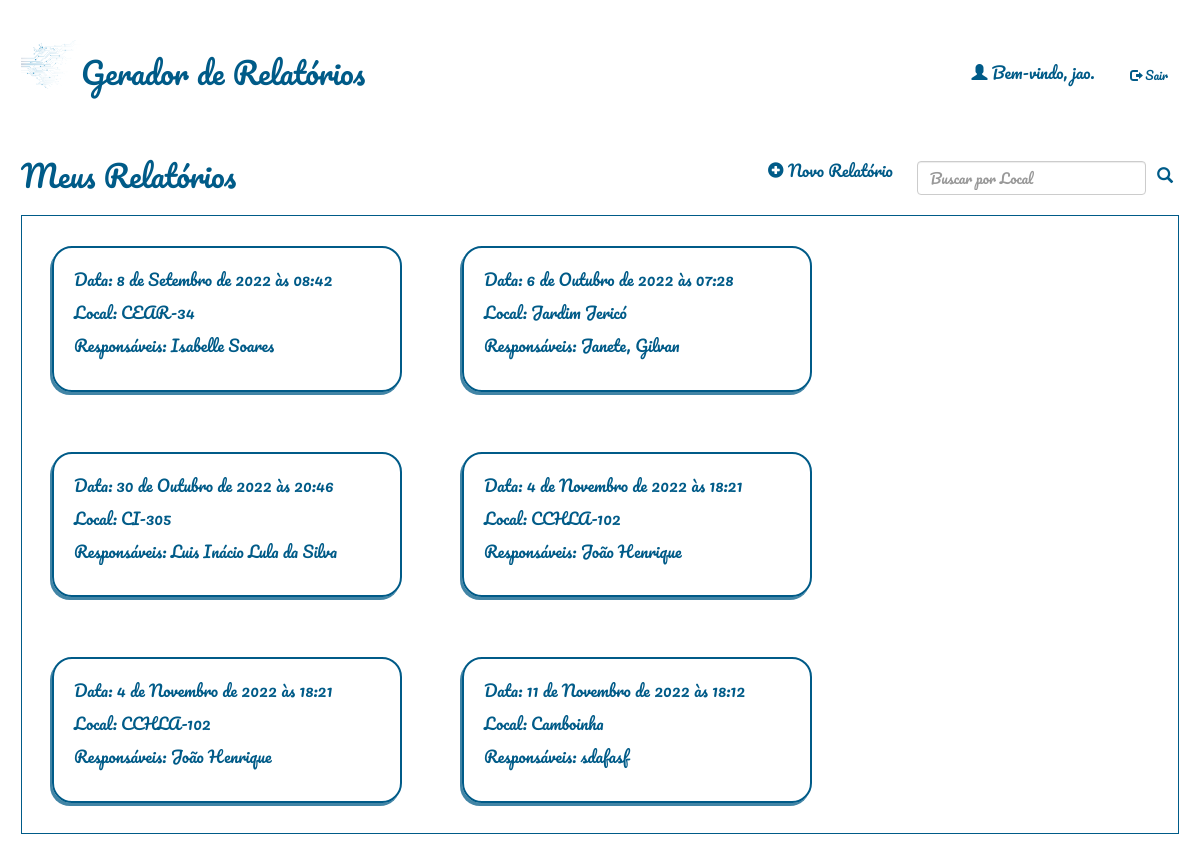
The app's page / (signed in), older data.
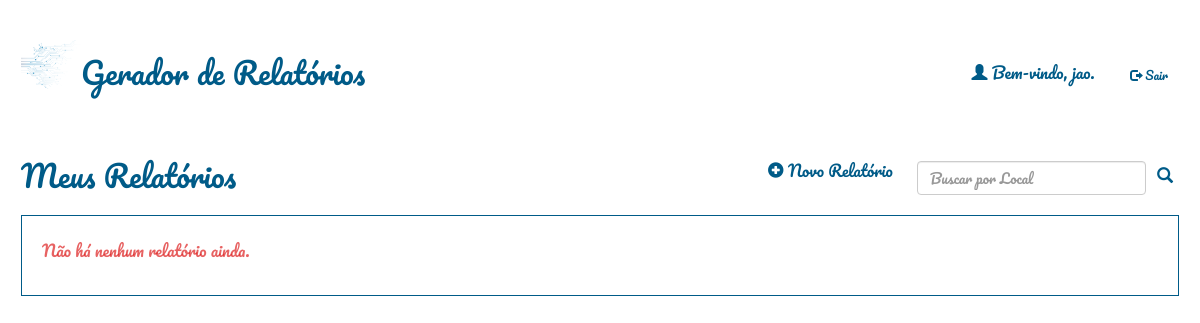
The same page, newer data.
### relatorio/models.py (models this page shows)
class Relatorio(models.Model):
    autor = models.ForeignKey(User, default=None, on_delete=models.CASCADE)
    data = models.DateTimeField()
    local = models.CharField(max_length=100)
    temperatura = models.IntegerField()
    clima = models.CharField(max_length=100)
    responsaveis = models.TextField(blank=True)
    qualiprof = models.CharField(max_length=100, default='')
    riscos = models.CharField(max_length=100, default='')
    equipamentos = models.CharField(max_length=100, default='')
    sinalizacao = models.CharField(max_length=100, default='')
    desligamento = models.CharField(max_length=4, default='')
    integridade = models.CharField(max_length=4, default='')
    dialogo = models.CharField(max_length=4, default='')
    curso_nr = models.CharField(max_length=4, default='')
    conferido = models.CharField(max_length=4, default='')
    delimitar_area = models.CharField(max_length=4, default='')
    auxconces = models.CharField(max_length=4, default='')
    tensao = models.CharField(max_length=4, default='')
    aterramento = models.CharField(max_length=4, default='')
    altura = models.CharField(max_length=4, default='')
    cinto_seg = models.CharField(max_length=4, default='')
    requi_seg = models.CharField(max_length=4, default='')
    reavaliacao = models.CharField(max_length=4, default='')
    tempambiente = models.CharField(max_length=100, default='')
    condambiente = models.CharField(max_length=100, default='')
    altitude = models.CharField(max_length=100, default='')
    presagua = models.CharField(max_length=100, default='')
    pressolidos = models.CharField(max_length=100, default='')
    pressubst = models.CharField(max_length=100, default='')
    solmecanicas = models.CharField(max_length=100, default='')
    presmofo = models.CharField(max_length=100, default='')
    presfauna = models.CharField(max_length=100, default='')
    infleletro = models.CharField(max_length=100, default='')
    radsolar = models.CharField(max_length=100, default='')
    descatm = models.CharField(max_length=100, default='')
    movdoar = models.CharField(max_length=100, default='')
    vento = models.CharField(max_length=100, default='')
    competencia = models.CharField(max_length=100, default='')
    reseletr = models.CharField(max_length=100, default='')
    contpessoas = models.CharField(max_length=100, default='')
    condfuga = models.CharField(max_length=100, default='')
    natmatpr = models.CharField(max_length=100, default='')
    natmatcons = models.CharField(max_length=100, default='')
    classestr = models.CharField(max_length=100, default='')
    documentacao = models.CharField(max_length=100, default='')
    ambientesofreu = models.CharField(max_length=100, default='')
    instalacaoinspecionada = models.CharField(max_length=100, default='')
    linhaseletricasdisp = models.CharField(max_length=100, default='')
    compinstalacao = models.CharField(max_length=100, default='')
    linhaseletricascorr = models.CharField(max_length=100, default='')
    tomadasdeforca = models.CharField(max_length=100, default='')
    qtdesufitomadas = models.CharField(max_length=100, default='')
    instlquadist = models.CharField(max_length=100, default='')
    novoscircuitos = models.CharField(max_length=100, default='')
    advquadist = models.CharField(max_length=100, default='')
    dispprotecaoident = models.CharField(max_length=100, default='')
    protcircuitos = models.CharField(max_length=100, default='')
    barramentoquadist = models.CharField(max_length=100, default='')
    bitola = models.CharField(max_length=100, default='')
    condutident = models.CharField(max_length=100, default='')
    disjundif = models.CharField(max_length=100, default='')
    dispprotecaosurtos = models.CharField(max_length=100, default='')
    servseguranca = models.CharField(max_length=100, default='')
    esqaterramento = models.CharField(max_length=100, default='')
    reservadeenergia = models.CharField(max_length=100, default='')
    fontseguranca = models.CharField(max_length=100, default='')
    paralelismo = models.CharField(max_length=100, default='')
    capbarramento = models.PositiveSmallIntegerField(default=0)
    protgeral = models.PositiveSmallIntegerField(default=0)
    protdr = models.PositiveSmallIntegerField(default=0)
    protdps = models.PositiveSmallIntegerField(default=0)
    vab = models.PositiveSmallIntegerField(default=0)
    van = models.PositiveSmallIntegerField(default=0)
    ia= models.PositiveSmallIntegerField(default=0)
    vbc = models.PositiveSmallIntegerField(default=0)
    vbn = models.PositiveSmallIntegerField(default=0)
    ib= models.PositiveSmallIntegerField(default=0)
    vca = models.PositiveSmallIntegerField(default=0)
    vcn = models.PositiveSmallIntegerField(default=0)
    ic= models.PositiveSmallIntegerField(default=0)
    continuidade = models.CharField(max_length=100, default='')
    resistencia = models.CharField(max_length=100, default='')
    selvpelv = models.CharField(max_length=100, default='')
    verificacao = models.CharField(max_length=100, default='')
    ensaiodetensao = models.CharField(max_length=100, default='')
    ensaiodefunc = models.CharField(max_length=100, default='')

### relatorio/views.py (the view)
# urls.py: path('', relatorio_views.relatorio_list, name="home"),
@login_required(login_url="/accounts/login/")
def relatorio_list(request):
    usuario = request.user
    if(request.method=='POST'):
        busca = request.POST['busca']
        relatorios = Relatorio.objects.filter(autor=usuario, local__contains=busca).order_by('data')
        return render(request, 'relatorio/relatorio_list.html', {'relatorios': relatorios, 'busca':busca})
    relatorios = Relatorio.objects.filter(autor=usuario).order_by('data')
    return render(request, 'relatorio/relatorio_list.html', {'relatorios': relatorios})

### relatorio/templates/relatorio/relatorio_list.html (shortened to what this page needs)
{% extends 'base_layout.html'%}
{% block content %}
    <header>
        <div class="meuscompromissosdiv">
            <h2>Meus Relatórios</h2>
        </div>
        <nav>
            <li>
                <a class="botao-icon" href="{% url 'relatorio:cria' %}">
                    <span class="glyphicon glyphicon-plus-sign"></span>
                    Novo Relatório
                </a>
            </li>
            <li>
                <form method=POST action="{% url 'home' %}" class="form-inline">
                    <input class="form-control me-2" type="search" placeholder="Buscar por Local" aria-label="Search" name="busca">
                    <button class="btn-outline-secondary" id="searchbutton" type="submit"><span class="glyphicon glyphicon-search"></span></button>
                </form>
            </li>
        </nav>
    </header>
    <div class="compromissos">
        {% if not relatorios %}
            {% if busca %}
                <br>
                <p style="margin-left: 20px;">  Sua busca por <span style="color:rgba(221, 33, 33, 0.705);">' {{ busca }} '</span> não encontrou resultados.</p>
                <br>
            {% else %}
                <br>
                <p style="margin-left: 20px; color:rgba(221, 33, 33, 0.705);">  Não há nenhum relatório ainda.</p>
                <br>
            {% endif %}
        {% else %}
            {% for relatorio in relatorios %}
            <a href="{% url 'relatorio:visualiza' rel_id=relatorio.id %}">
                <div class="compromisso">
                    <p>Data: {{ relatorio.data }}</p>
                    <p>Local: {{ relatorio.local }}</p>
                    <p class="obs">Responsáveis: {{ relatorio.responsaveis }}</p>
                </div>
            </a>
            {% endfor %}
        {% endif %}
        </div>
{% endblock %}

### templates/base_layout.html (shortened to what this page needs)
<!DOCTYPE html>
<html lang="pt-BR">
<head>
    <link href="https://cdn.jsdelivr.net/npm/bootstrap@5.1.3/dist/css/bootstrap.min.css" rel="stylesheet">
    <link rel="stylesheet" href="https://maxcdn.bootstrapcdn.com/bootstrap/3.4.0/css/bootstrap.min.css">
    {% load static %}
    <link rel="stylesheet" href="{% static 'styles.css' %}">
</head>
<body>
    <header class="wrapper">
        <h1><a href="{% url 'home' %}"><img src="{% static 'logo.png' %}" alt="calendario"/>Gerador de Relatórios</a></h1>
        <nav>
            <ul style="margin: 40px 0 0 0;">
                {% if user.is_authenticated %}
                <li>
                    <span class="glyphicon glyphicon-user"></span> Bem-vindo, {{ user }}.
                </li>
                <li>
                    <form class="logout-link" action="{% url 'accounts:logout' %}" method="post">
                        <button type="submit" class="btn btn-default btn-sm">
                            <span class="glyphicon glyphicon-log-out"></span> Sair
                        </button>
                    </form>
                </li>
                {% else %}
                    <li><a class="botao-icon" href="{% url 'accounts:login' %}">Log in</a></li>
                    <li><a class="botao-icon" href="{% url 'accounts:signup' %}">Sign up</a></li>
                {% endif %}
            </ul>
        </nav>
    </header>
    <div class="wrapper">
        {% block content %}
        {% endblock %}
    </div>
</body>
</html>

### assets/styles.css (style rules this page uses)
body { background-color: #ffffff; color: #005b88; padding: 0 1px 0 1px; font-family: Pacifico; font-size: medium; }
img { width: 60px; height: auto; vertical-align: bottom; }
.compromissos { width: 100%; display: table; border: 1px solid #005b88; }
h1 a { font-weight: normal; font-size: 30px; margin: 0; }
h2,h3,h4,h5 { color: #005b88; font-weight: normal; margin: 0; }
a { color: #005b88; }
a, a:hover, a:visited { text-decoration: none; }
.wrapper { margin: 0 auto; padding: 20px; }
header { display: grid; align-self: center; grid-template-columns: 1fr 1fr; padding: 20px 0; }
nav { justify-self: end; }
nav li { display: inline-block; margin-left: 20px; }
.form-inline { display: inline-table; }
.botao-icon { display: table-cell; background: none; font-family: Pacifico; color: #005b88; cursor: pointer; size-adjust: 2px; border-width: 0; cursor: pointer; padding-left: 15px; }
.meuscompromissosdiv { display: inline-table; }
.btn-outline-secondary { background-color: #005b88; color: #f8fcff; border: 1px solid #005b88; }
#searchbutton { color: #005b88; background-color: #ffffff; border: 0px; }
.btn.btn-default.btn-sm { color: #005b88; background-color: transparent; border-color: transparent; }

Row changes from the older to the newer data that the page shows:
removed Relatorio: data "8 de Setembro de 2022 às 08:42", local "CEAR-34", responsaveis "Isabelle Soares"
removed Relatorio: data "6 de Outubro de 2022 às 07:28", local "Jardim Jericó", responsaveis "Janete, Gilvan"
removed Relatorio: data "30 de Outubro de 2022 às 20:46", local "CI-305", responsaveis "Luis Inácio Lula da Silva"
removed Relatorio: data "4 de Novembro de 2022 às 18:21", local "CCHLA-102", responsaveis "João Henrique"
removed Relatorio: data "4 de Novembro de 2022 às 18:21", local "CCHLA-102", responsaveis "João Henrique"
removed Relatorio: data "11 de Novembro de 2022 às 18:12", local "Camboinha", responsaveis "sdafasf"
Text that changed along with them:
text now shown: "Não há nenhum relatório ainda."
